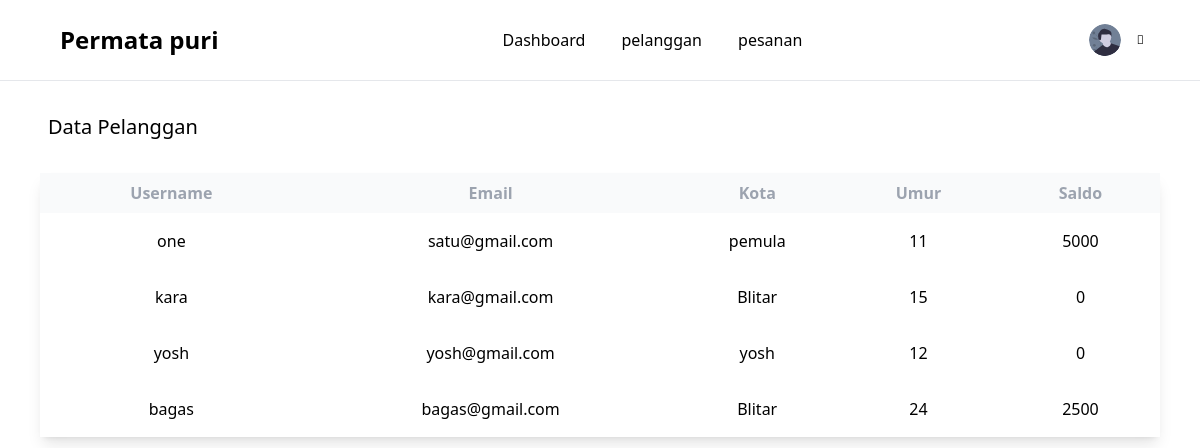
Page /pel.php on the committed database.
### tables this page shows
CREATE TABLE `pelanggan` (
  `id` int(255) NOT NULL,
  `username` varchar(255) NOT NULL,
  `email` varchar(255) NOT NULL,
  `password` varchar(255) NOT NULL,
  `kota` varchar(255) NOT NULL,
  `umur` int(255) NOT NULL,
  `saldo` int(11) NOT NULL
);

### pel.php (the view, shortened to what this page needs)
<?php
    require 'funtions.php';
?>
<!DOCTYPE html>
<html lang="en">
  <head>
    <script src="https://cdn.tailwindcss.com"></script>
    <link rel="stylesheet" href="https://cdnjs.cloudflare.com/ajax/libs/font-awesome/6.4.0/css/all.min.css">
    <link rel="stylesheet" href="src/input.css" />
  </head>
  <body>
    <div class=" justify-between ">
    <div class="flex flex-row flex-wrap items-center bg-white p-6 border-b border-gray-200 px-14">
      <div class="flex-none w-48 flex flex-row items-center mr-auto">
        <p class="ml-1 flex-1 text-2xl text-black font-bold">Permata puri</p>
      </div>
      <div class=" mr-auto">
        <a href="home_resep.php" class="mb-3 font-medium pr-8 text-base">
            Dashboard
          </a>
          <a href="pel.php" class="mb-3 font-medium pr-8 text-base">
            pelanggan
          </a>
          <a href="pes.php" class="mb-3 font-medium pr-8 text-base">
            pesanan
          </a>
        </div>
      <div class="flex justify-end items-center ">
        <div class="dropdown relative">
          <button class="menu-btn flex flex-wrap items-center">
            <div class="w-8 h-8 overflow-hidden rounded-full">
              <img class="w-full h-full object-cover" src="img/user.svg" />
            </div>
            <div class="ml-2 flex">
              <i class="fad fa-chevron-down ml-2 my-auto text-xs leading-none"></i>
            </div>
          </button>
        </div>
      </div>
    </div>
    </div>
      <div class="w-full flex px-6 py-8">
            <p class="text-xl font-medium px-6"> Data Pelanggan</p>
            </div>
      <div class=" px-10">
          <table class="  table-auto w-full shadow-lg">
                    <thead class="bg-gray-50 text-base font-semibold text-gray-400 px-4">
                        <tr>
                            <th class="p-2">
                                <div class=" font-semibold">Username</div>
                            </th>
                            <th class="p-2">
                                <div class=" font-semibold">Email</div>
                            </th>
                            <th class="p-2">
                                <div class=" font-semibold">Kota</div>
                            </th>
                            <th class="p-2">
                                <div class=" font-semibold">Umur</div>
                            </th>
                            <th class="p-2">
                                <div class=" font-semibold">Saldo</div>
                            </th>
                        </tr>
                    </thead>
            <?php
            $qry_staff = mysqli_query($connection,"SELECT * FROM pelanggan");
            while($data_pel=mysqli_fetch_array($qry_staff)){
            ?>
              <tbody class="">
                <tr class=" my-10">
                    <td class="text-center py-4"><?=$data_pel['username']?></td>
                    <td class="text-center py-4"><?=$data_pel['email']?></td>
                    <td class="text-center py-4"><?=$data_pel['kota']?></td>
                    <td class="text-center py-4"><?=$data_pel['umur']?></td>
                    <td class="text-center py-4"><?=$data_pel['saldo']?></td>
                </tr>
              </tbody>
            <?php
            }
            ?>
        </table>
      </div>
  </body>
</html>

### rows in the picture
pelanggan: username "one", email "satu@gmail.com", kota "pemula", umur "11", saldo "5000"
pelanggan: username "kara", email "kara@gmail.com", kota "Blitar", umur "15", saldo "0"
pelanggan: username "yosh", email "yosh@gmail.com", kota "yosh", umur "12", saldo "0"
pelanggan: username "bagas", email "bagas@gmail.com", kota "Blitar", umur "24", saldo "2500"
